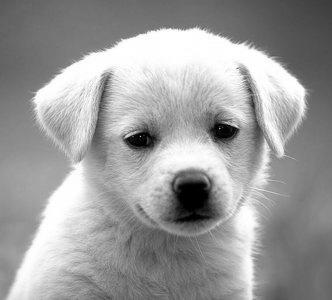
#> input picture pic/dog_gray.jpg, 332 x 300 px
$ jupyter execute --allow-errors SVD.ipynb   (shell and % lines are left out)
#> lines starting #> are read from the running program, lines starting #| are printed output that depends on the picture
[cell 1]
from matplotlib import pyplot as plt
import numpy as np
import cv2
from matplotlib import image

[cell 2]
img=plt.imread("./../pic/dog_gray.jpg")
#> img is the input picture: shape (300, 332, 3); min 0, max 255, mean 155.7
img_gray=cv2.cvtColor(img,cv2.COLOR_BGR2GRAY)

[cell 3]
plt.imshow(img_gray,cmap="gray")

[cell 4]
u,s,vh=np.linalg.svd(img_gray,full_matrices=False)
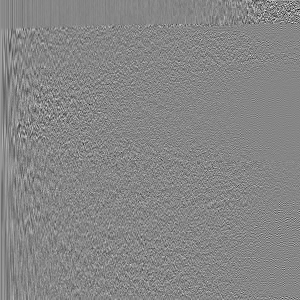
#> u: shape (300, 300) float64; min -0.461, max 0.414, mean 0.000228; drawn with min black and max white
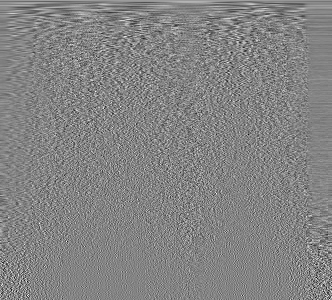
#> vh: shape (300, 332) float64; min -0.309, max 0.289, mean 0.000176; drawn with min black and max white
#> s = 300 values, max 50348 at index 0, min 0.642 at index 299, mean 411.4

[cell 5]
np.sum(u**2,axis=1)
#> Out = 300 values, max 1 at index 0, min 1 at index 49, mean 1

[cell 6]
np.sum(vh**2,axis=1)
#> Out = 300 values, max 1 at index 172, min 1 at index 280, mean 1

[cell 7]
img_gray.shape,u.shape,s.shape,vh.shape

[cell 8]
def svd_n_largest(img,n):
    ## n: num of large s.v to pick
#> called with n = 1
    pca=np.zeros_like(img,dtype=np.float32)
    for i in range(0,n):
        pca+=s[i]*np.dot(u[:,i].reshape(-1,1),vh[i,:].reshape(1,-1))
#> this loop made 1 pass
#> pass 1, in svd_n_largest, `pca+=s[i]*np.dot(u[:,i].reshape(-1,1),vh[i,:].reshape(1,-1))`:
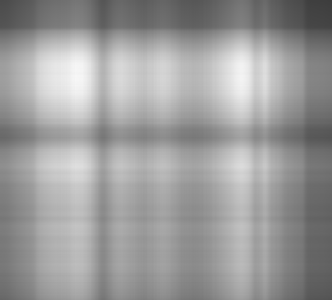
#> pca: shape (300, 332) float32; min 61.38, max 247.8, mean 155.6

    return pca

[cell 9]
plt.figure(figsize=(8,8))
res1=svd_n_largest(img_gray,1)
plt.subplot(2,2,1)
plt.imshow(res1)
res2=svd_n_largest(img_gray,10)
#> call 2 of svd_n_largest, with n = 10
#> the loop in svd_n_largest (call 2), `for i in range(0,n):` made 10 passes
#> pass 2, in svd_n_largest (call 2), `pca+=s[i]*np.dot(u[:,i].reshape(-1,1),vh[i,:].reshape(1,-1))`:
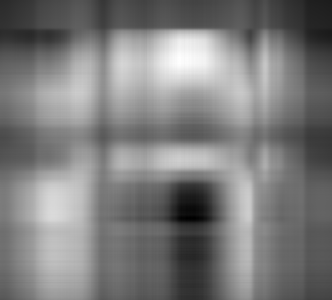
#> pca: shape (300, 332) float32; min 29.15, max 288, mean 155.6; drawn with min black and max white
#> pass 3, in svd_n_largest (call 2), `pca+=s[i]*np.dot(u[:,i].reshape(-1,1),vh[i,:].reshape(1,-1))`:
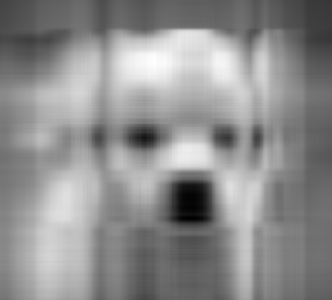
#> pca: shape (300, 332) float32; min -2.65, max 281.9, mean 155.7; drawn with min black and max white
#> after the loop in svd_n_largest (call 2), `for i in range(0,n):`:
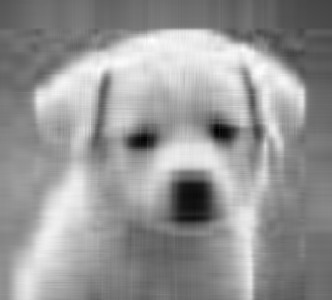
#> pca: shape (300, 332) float32; min -21.01, max 278.5, mean 155.7; drawn with min black and max white
plt.subplot(2,2,2)
plt.imshow(res2)
res3=svd_n_largest(img_gray,50)
plt.subplot(2,2,3)
plt.imshow(res3)
res4=svd_n_largest(img_gray,100)
plt.subplot(2,2,4)
plt.imshow(res4)

[cell 10]
img_gray=cv2.resize(img_gray,(400,400))
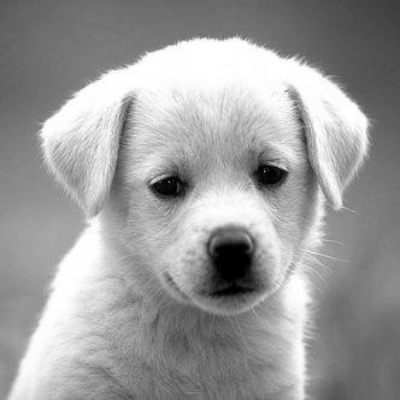
#> img_gray: shape (400, 400); min 0, max 255, mean 155.6
plt.imshow(img_gray)

[cell 11]
### transform
mean=np.mean(img_gray,axis=0)
#> mean = 400 values, max 194.4 at index 91, min 103 at index 399, mean 155.6

[cell 12]
img=img_gray-mean
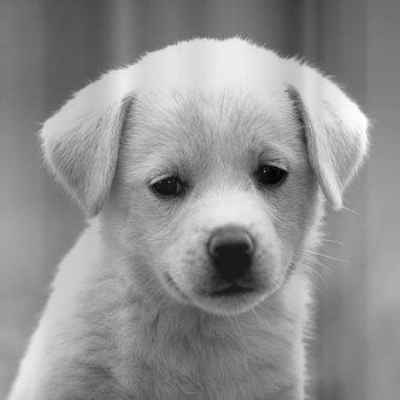
#> img: shape (400, 400) float64; min -176.1, max 132.8, mean 0; drawn with min black and max white
_,v,vc=np.linalg.svd(img)
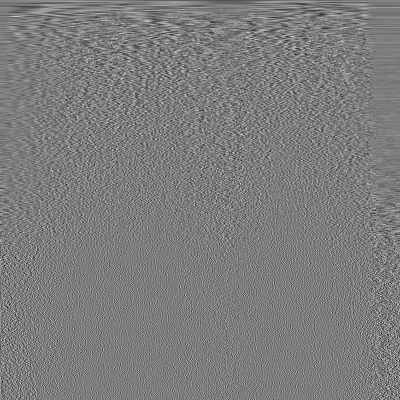
#> vc: shape (400, 400) float64; min -0.296, max 0.307, mean -9.15e-05; drawn with min black and max white
#> v = 400 values, max 13340.1 at index 0, min 5.88e-12 at index 399, mean 229
